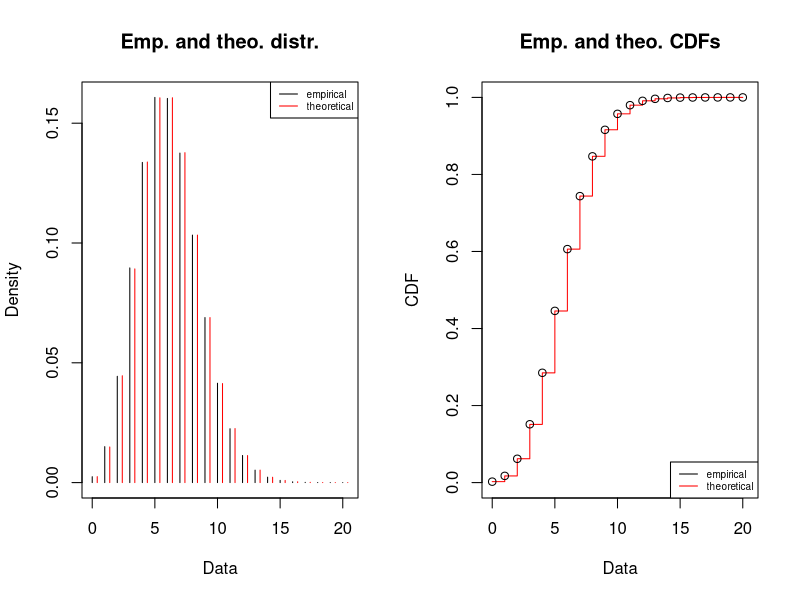
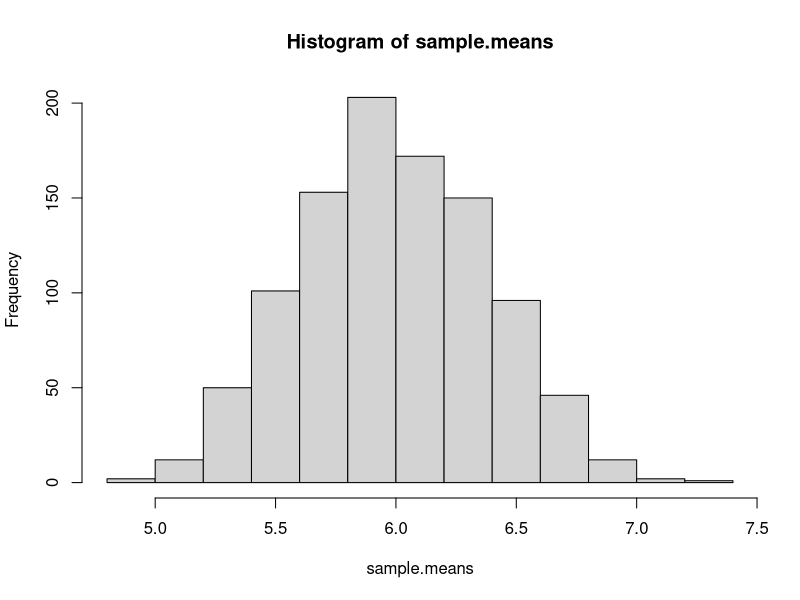
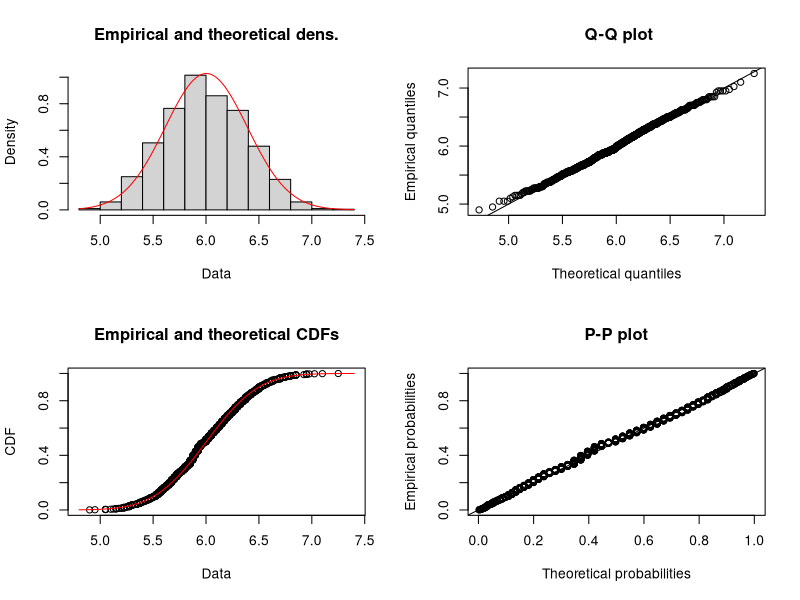

Reproduce these figures in R, in order.
##---- Illustration of Central Limit theorem ----##

library("fitdistrplus")

# Modeling of population that has 1 million objects
# that have poisson distribution with parameter lambda=6
lambda <- 6 # defining lambda
population <- rpois(1e6,lambda) # creating population
population.norm.fit <- fitdist(population,"pois",method="mle"); population.norm.fit # fitting the whole population with poisson distribution
# png("pop.hist.png")
plot(population.norm.fit) # fitting plot
# dev.off()

## Creating 1000 samples of length 40 and organizing them into matrix
sample.size <- 40 # each sample size
set.seed(1)
my.samples <- sample(population,size=sample.size*1000,replace=F) # sampling from population
my.samples <- matrix(my.samples,1000) # organizing each sample in a row
my.samples[1:10,1:10]

## Distribution of mean of each sample
sample.means <- rowMeans(my.samples) # Creating mean value for each sample
hist(sample.means)
sample.means.fit <- fitdist(sample.means,"norm",method="mle"); sample.means.fit # fitting Sample Means with normal distribution
plot(sample.means.fit) # plotting fit

## From the Central Limit Theorem the SD of the sample means
## is iqual to the SD of the population divided by the square root of sample size
sqrt(lambda/sample.size)
